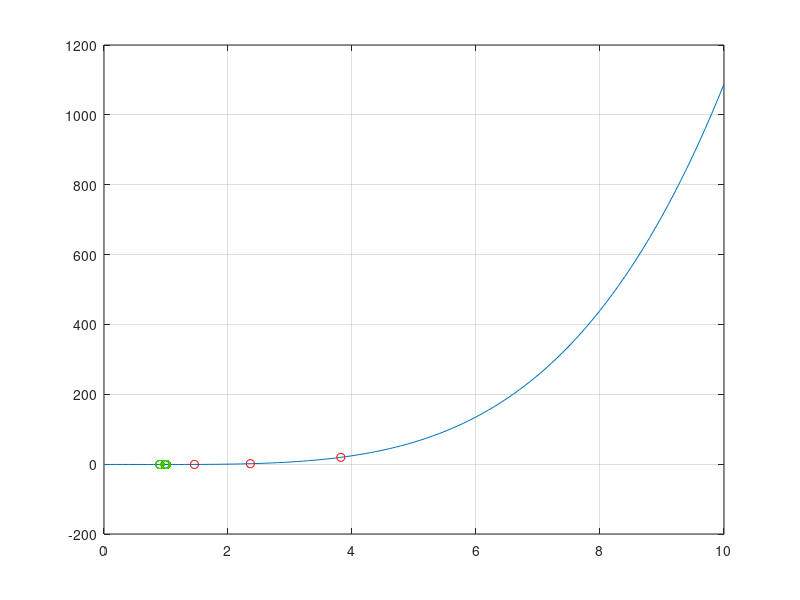

This figure's MATLAB source:
clear;
clc;
tiksloFunkcija = @(x) (x.^2-1).^2/9-1;

% intervalas [l, r]
l = 0;
r = 10;
% tikslumas
tikslumas = 10^-4; 

% grafikas
x = l:0.1:r;
y = tiksloFunkcija(x);

plot(x,y);
hold on;
grid on

% zingsniu skaicius
counter = 1;
% funkcijos kvietimu skaicius
counterFunc = 0;

phi = (sqrt(5) - 1)/2;

L = r-l;
x1 = r-phi*L;
x2 = l+phi*L;
y1 = tiksloFunkcija(x1);
y2 = tiksloFunkcija(x2);
counterFunc = counterFunc + 2;

while L >= tikslumas
    
    if y2 < y1
        l = x1;
        L = r-l;
        fprintf('%d iteracija %.15f %.15f \n', counter, x2, y2);
        plot(x2, y2, 'og');
        x1 = x2;
        y1 = y2;
        x2 = l+phi*L;
        y2 = tiksloFunkcija(x2);
        counterFunc = counterFunc + 1;
    else
        r = x2;
        L = r-l;
        fprintf('%d iteracija %.15f %.15f \n', counter, x1, y1);
        plot(x1, y1, 'or');
        x2 = x1;
        y2 = y1;
        x1 = r-phi*L;
        y1 = tiksloFunkcija(x1);
        counterFunc = counterFunc + 1;
    end
    
    counter = counter + 1;
end

if y1 < y2
    fprintf('\n Minimumas: %.4f %.4f \n Funkcija buvo iskviesta %d kartu \n', x1, y1, counterFunc);
else 
    fprintf('\n Minimumas: %.4f %.4f \n Funkcija buvo iskviesta %d kartu \n', x2, y2, counterFunc);
end